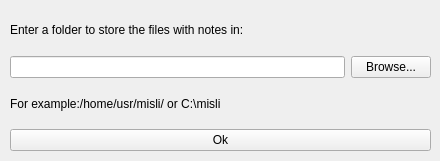
<?xml version="1.0" encoding="UTF-8"?>
<ui version="4.0">
 <class>GetDirDialogue</class>
 <widget class="QWidget" name="GetDirDialogue">
  <property name="geometry">
   <rect>
    <x>0</x>
    <y>0</y>
    <width>440</width>
    <height>161</height>
   </rect>
  </property>
  <property name="windowTitle">
   <string>Choose a working directory</string>
  </property>
  <widget class="QWidget" name="">
   <property name="geometry">
    <rect>
     <x>10</x>
     <y>10</y>
     <width>421</width>
     <height>141</height>
    </rect>
   </property>
   <layout class="QVBoxLayout" name="verticalLayout">
    <item>
     <widget class="QLabel" name="headLabel">
      <property name="text">
       <string>Enter a folder to store the files with notes in:</string>
      </property>
     </widget>
    </item>
    <item>
     <layout class="QHBoxLayout" name="horizontalLayout">
      <item>
       <widget class="QLineEdit" name="lineEdit"/>
      </item>
      <item>
       <widget class="QPushButton" name="browseButton">
        <property name="text">
         <string>Browse...</string>
        </property>
       </widget>
      </item>
     </layout>
    </item>
    <item>
     <widget class="QLabel" name="explainLabel">
      <property name="text">
       <string>For example:/home/usr/misli/ or C:\misli</string>
      </property>
     </widget>
    </item>
    <item>
     <widget class="QPushButton" name="okButton">
      <property name="text">
       <string>Ok</string>
      </property>
      <property name="shortcut">
       <string>Return</string>
      </property>
     </widget>
    </item>
   </layout>
  </widget>
  <action name="actionEscape">
   <property name="text">
    <string>Escape</string>
   </property>
   <property name="toolTip">
    <string>Close the window</string>
   </property>
   <property name="shortcut">
    <string>Esc</string>
   </property>
  </action>
 </widget>
 <resources/>
 <connections>
  <connection>
   <sender>okButton</sender>
   <signal>clicked()</signal>
   <receiver>GetDirDialogue</receiver>
   <slot>input_done()</slot>
   <hints>
    <hint type="sourcelabel">
     <x>339</x>
     <y>139</y>
    </hint>
    <hint type="destinationlabel">
     <x>101</x>
     <y>134</y>
    </hint>
   </hints>
  </connection>
  <connection>
   <sender>actionEscape</sender>
   <signal>triggered()</signal>
   <receiver>GetDirDialogue</receiver>
   <slot>close()</slot>
   <hints>
    <hint type="sourcelabel">
     <x>-1</x>
     <y>-1</y>
    </hint>
    <hint type="destinationlabel">
     <x>219</x>
     <y>80</y>
    </hint>
   </hints>
  </connection>
  <connection>
   <sender>browseButton</sender>
   <signal>clicked()</signal>
   <receiver>GetDirDialogue</receiver>
   <slot>get_dir_dialogue()</slot>
   <hints>
    <hint type="sourcelabel">
     <x>399</x>
     <y>64</y>
    </hint>
    <hint type="destinationlabel">
     <x>360</x>
     <y>79</y>
    </hint>
   </hints>
  </connection>
 </connections>
 <slots>
  <slot>input_done()</slot>
  <slot>get_dir_dialogue()</slot>
 </slots>
</ui>
